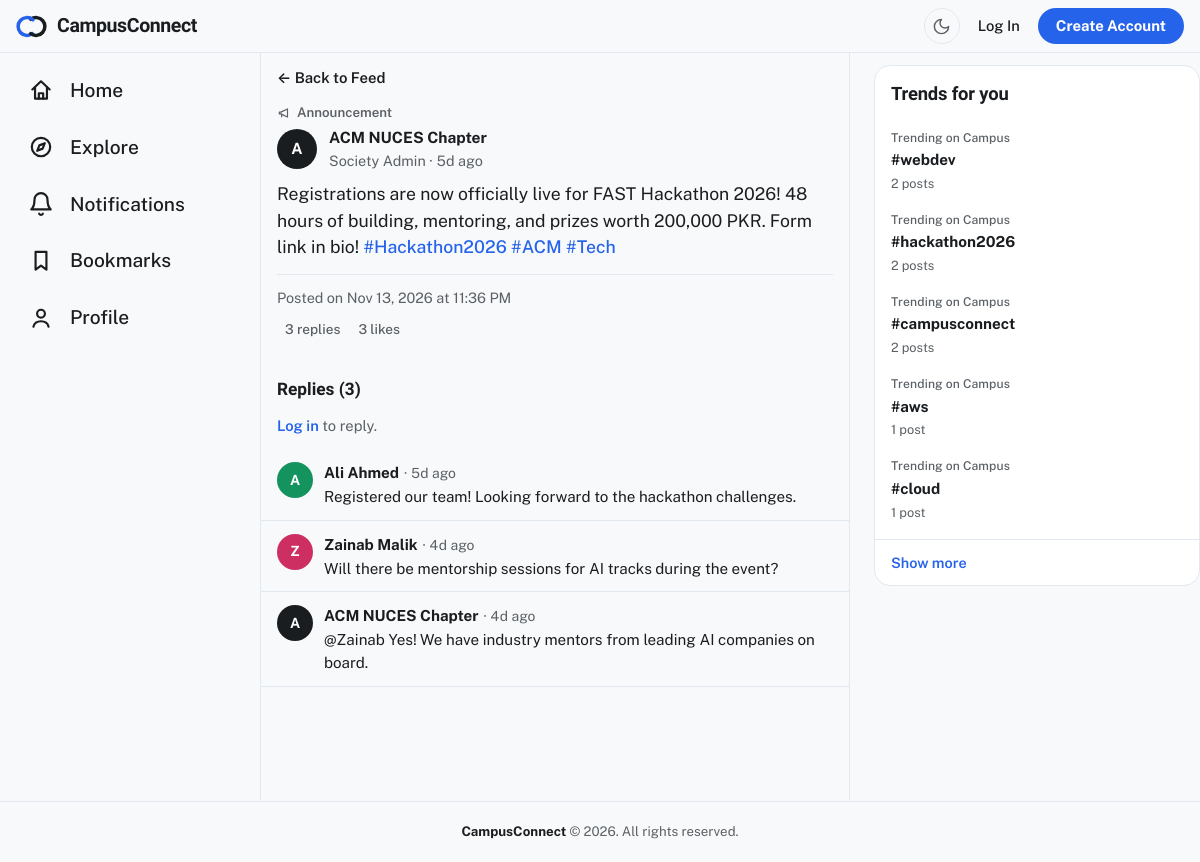
/post.php?id=2, run on the app's committed database.
### tables this page shows
CREATE TABLE IF NOT EXISTS posts (
    id INT AUTO_INCREMENT PRIMARY KEY,
    user_id INT NOT NULL,
    content TEXT NOT NULL,
    is_announcement TINYINT(1) NOT NULL DEFAULT 0,
    created_at TIMESTAMP DEFAULT CURRENT_TIMESTAMP,
    updated_at TIMESTAMP DEFAULT CURRENT_TIMESTAMP ON UPDATE CURRENT_TIMESTAMP,
    deleted_at TIMESTAMP NULL DEFAULT NULL,
    CONSTRAINT fk_posts_user FOREIGN KEY (user_id) REFERENCES users(id) ON DELETE CASCADE,
    INDEX idx_posts_user_id (user_id),
    INDEX idx_posts_created_at (created_at DESC)
);

CREATE TABLE IF NOT EXISTS users (
    id INT AUTO_INCREMENT PRIMARY KEY,
    name VARCHAR(255) NOT NULL,
    email VARCHAR(255) UNIQUE NOT NULL,
    password_hash VARCHAR(255) NOT NULL,
    role ENUM('student', 'society_admin', 'system_admin') DEFAULT 'student',
    bio TEXT DEFAULT NULL,
    cover_style VARCHAR(20) NOT NULL DEFAULT 'signature',
    created_at TIMESTAMP DEFAULT CURRENT_TIMESTAMP
);

CREATE TABLE IF NOT EXISTS replies (
    id INT AUTO_INCREMENT PRIMARY KEY,
    post_id INT NOT NULL,
    user_id INT NOT NULL,
    content TEXT NOT NULL,
    created_at TIMESTAMP DEFAULT CURRENT_TIMESTAMP,
    updated_at TIMESTAMP DEFAULT CURRENT_TIMESTAMP ON UPDATE CURRENT_TIMESTAMP,
    deleted_at TIMESTAMP NULL DEFAULT NULL,
    CONSTRAINT fk_replies_post FOREIGN KEY (post_id) REFERENCES posts(id) ON DELETE CASCADE,
    CONSTRAINT fk_replies_user FOREIGN KEY (user_id) REFERENCES users(id) ON DELETE CASCADE,
    INDEX idx_replies_post_id (post_id),
    INDEX idx_replies_created_at (created_at)
);

CREATE TABLE IF NOT EXISTS hashtags (
    id INT AUTO_INCREMENT PRIMARY KEY,
    tag VARCHAR(100) UNIQUE NOT NULL,
    created_at TIMESTAMP DEFAULT CURRENT_TIMESTAMP
);

### post.php (the view, shortened to what the rows shown need)
<?php
require_once 'classes/Post.php';
require_once 'classes/Reply.php';
require_once 'classes/Bookmark.php';
require_once 'classes/Report.php';
require_once 'includes/social_widgets.php';
require_once 'includes/header.php';
$db = Database::getInstance()->getConnection();
$postId = (int)($_GET['id'] ?? 0);
$post = false;
$replies = [];
$isBookmarked = false;
if ($postId > 0) {
    $postModel = new Post($db);
    $viewerId = $currentUser ? (int)$currentUser['id'] : 0;
    $post = $postModel->getById($postId, $viewerId);
    if ($post) {
        $replyModel = new Reply($db);
        $replyTotal = (int)$post['reply_count'];
        $replyPage = clampPage((int)($_GET['rpage'] ?? 1), $replyTotal, 100);
        $replies = $replyModel->getByPostId($postId, 100, ($replyPage - 1) * 100);
    }
}
$isOwner = $post && $currentUser && (int)$post['user_id'] === (int)$currentUser['id'];
$canDelete = $isOwner || Auth::can('post.delete_any');
$isReported = false;
?>
<div class="layout-3col">
    <div class="col-main">
    <?php if (!$post): ?>
        <div class="empty-state" style="margin-top: 1rem;">
            <span class="empty-icon"><svg viewBox="0 0 24 24" fill="none" stroke="currentColor" stroke-width="1.7" stroke-linecap="round" stroke-linejoin="round" aria-hidden="true"><circle cx="11" cy="11" r="6.5"/><path d="m16 16 4.5 4.5"/></svg></span>
            <h4 class="empty-title">Post not found</h4>
            <p class="empty-text">
                This post may have been deleted, or the link is incorrect.
            </p>
        </div>
    <?php else: ?>
        <?php
            $authorInitial = strtoupper(mb_substr(trim($post['author_name']), 0, 1, 'UTF-8'));
            $createdFormatted = Post::formatDbDate($post['created_at'], 'M j, Y \a\t g:i A');
        ?>
        <?php $detailIsAnnouncement = !empty($post['is_announcement']); ?>
        <div class="detail-card">
            <?php if ($detailIsAnnouncement): ?>
                <div class="announce-line"><svg viewBox="0 0 24 24" fill="none" stroke="currentColor" stroke-width="2" stroke-linecap="round" stroke-linejoin="round" aria-hidden="true"><path d="M4 10.5v3h2.5L18 19V5L6.5 10.5H4Z"/><path d="M8 14v4.5"/></svg>Announcement</div>
            <?php endif; ?>
            <div class="detail-head">
                <span class="avatar-md<?= avatarToneClass((int)$post['user_id'], (string)($post['author_role'] ?? '')) ?>"><?= htmlspecialchars($authorInitial) ?></span>
                <div>
                    <div class="detail-author">
                        <?= htmlspecialchars($post['author_name']) ?>
                    </div>
                    <div class="detail-meta">
                        <?= htmlspecialchars(Authorization::displayLabel($post['author_role'] ?? 'student')) ?> &middot; <?= htmlspecialchars($post['time_ago']) ?>
                    </div>
                </div>
            </div>
            <p class="detail-content"><?= Hashtag::renderHashtagLinks(htmlspecialchars($post['content'])) ?></p>
            <div class="detail-foot">
                Posted on <?= htmlspecialchars($createdFormatted) ?>
            </div>
            <?php if ($currentUser): ?>
                <div class="detail-actions">
                    <span class="action-stat"><svg viewBox="0 0 24 24" fill="none" stroke="currentColor" stroke-width="1.8" stroke-linecap="round" stroke-linejoin="round" aria-hidden="true"><path d="M21 11.5a8.38 8.38 0 0 1-.9 3.8 8.5 8.5 0 0 1-7.6 4.7 8.38 8.38 0 0 1-3.8-.9L3 21l1.9-5.7a8.38 8.38 0 0 1-.9-3.8 8.5 8.5 0 0 1 4.7-7.6 8.38 8.38 0 0 1 3.8-.9h.5a8.48 8.48 0 0 1 8 8v.5Z"/></svg><?= (int)($post['reply_count'] ?? 0) ?> repl<?= ((int)($post['reply_count'] ?? 0) === 1) ? 'y' : 'ies' ?></span>
                    <button type="button" class="action-like <?= !empty($post['is_liked']) ? 'is-liked' : '' ?>" data-like-toggle data-post-id="<?= (int)$post['id'] ?>" aria-pressed="<?= !empty($post['is_liked']) ? 'true' : 'false' ?>"><span class="sr-only">Like</span><span class="action-ic"><svg viewBox="0 0 24 24" fill="<?= !empty($post['is_liked']) ? '#e0245e' : 'none' ?>" stroke="currentColor" stroke-width="1.8" stroke-linecap="round" stroke-linejoin="round" aria-hidden="true"><path d="M19 14c1.49-1.46 3-3.21 3-5.5A5.5 5.5 0 0 0 16.5 3c-1.76 0-3 .5-4.5 2-1.5-1.5-2.74-2-4.5-2A5.5 5.5 0 0 0 2 8.5c0 2.3 1.5 4.05 3 5.5l7 7Z"/></svg></span><span class="like-count"><?= (int)($post['like_count'] ?? 0) ?></span></button>
                    <span class="spacer" style="flex: 1;"></span>
                    <button type="button" class="btn-bookmark<?= $isBookmarked ? ' is-bookmarked' : '' ?>" data-bookmark-toggle data-bookmarked="<?= $isBookmarked ? '1' : '0' ?>" aria-pressed="<?= $isBookmarked ? 'true' : 'false' ?>" data-post-id="<?= (int)$post['id'] ?>"><?= $isBookmarked ? 'Saved' : 'Save' ?></button>
                    <?php if ($isOwner): ?>
                        <button type="button" class="btn-text" onclick="toggleDetailEdit()">Edit</button>
                    <?php endif; ?>
                    <?php if ($canDelete):  ?>
                        <form method="POST" action="post_action.php" class="inline-form js-confirm-delete" data-confirm-title="Delete Post" data-confirm-message="Are you sure you want to delete this post? This action cannot be undone." data-confirm-btn="Delete">
                            <?= Csrf::field() ?>
                            <input type="hidden" name="action" value="delete">
                            <input type="hidden" name="post_id" value="<?= (int)$post['id'] ?>">
                            <button type="submit" class="btn-text btn-text-danger">Delete</button>
                        </form>
                    <?php endif; ?>
                    <?php if ($currentUser && !$isOwner && Auth::can('report.create')): ?>
                        <?php if ($isReported): ?>
                            <span class="btn-text" style="opacity: 0.6; cursor: default; display: inline-flex; align-items: center; gap: 4px;" title="You have reported this post">
                                <svg viewBox="0 0 24 24" fill="none" stroke="currentColor" stroke-width="2" width="14" height="14"><path d="M4 15s1-1 4-1 5 2 8 2 4-1 4-1V3s-1 1-4 1-5-2-8-2-4 1-4 1z"/><line x1="4" y1="22" x2="4" y2="15"/></svg>
                                Reported
                            </span>
                        <?php else: ?>
                            <button type="button" class="btn-text" onclick="openReportModal(<?= (int)$post['id'] ?>)" style="display: inline-flex; align-items: center; gap: 4px;">
                                <svg viewBox="0 0 24 24" fill="none" stroke="currentColor" stroke-width="2" width="14" height="14"><path d="M4 15s1-1 4-1 5 2 8 2 4-1 4-1V3s-1 1-4 1-5-2-8-2-4 1-4 1z"/><line x1="4" y1="22" x2="4" y2="15"/></svg>
                                Report
                            </button>
                        <?php endif; ?>
                    <?php endif; ?>
                </div>
            <?php else: ?>
                <div class="detail-actions">
                    <span class="action-stat"><?= (int)($post['reply_count'] ?? 0) ?> repl<?= ((int)($post['reply_count'] ?? 0) === 1) ? 'y' : 'ies' ?></span>
                    <span class="action-stat"><?= (int)($post['like_count'] ?? 0) ?> <?= ((int)($post['like_count'] ?? 0) === 1) ? 'like' : 'likes' ?></span>
                </div>
            <?php endif; ?>
        </div>
        <h3 class="section-title">
            Replies (<?= count($replies) ?>)
        </h3>
        <?php if ($currentUser): ?>
            <div class="compose-card">
                <form method="POST" action="reply_action.php" id="reply-form">
                    <?= Csrf::field() ?>
                    <input type="hidden" name="action" value="create">
                    <input type="hidden" name="post_id" value="<?= (int)$post['id'] ?>">
                    <div class="compose-flex">
                        <span class="avatar-md<?= avatarToneClass((int)$currentUser['id'], (string)$currentUser['role']) ?>"><?= htmlspecialchars(strtoupper(mb_substr(trim($currentUser['name']), 0, 1, 'UTF-8'))) ?></span>
                        <textarea id="reply-content" class="form-control" name="content" aria-label="Write a reply" rows="3" maxlength="280" placeholder="Write a reply..."></textarea>
                    </div>
                    <div class="compose-row">
                        <span id="reply-counter" class="char-counter">0 / 280</span>
                        <button type="submit" id="reply-submit" class="btn-primary" disabled>Reply</button>
                    </div>
                </form>
            </div>
            <script>
                (function () {
                    var textarea = document.getElementById('reply-content');
                    var counter = document.getElementById('reply-counter');
                    var submit = document.getElementById('reply-submit');
                    var MAX = 280;
                    function refreshCounter() {
                        var len = textarea.value.trim().length;
                        counter.textContent = len + ' / ' + MAX;
                        var invalid = len === 0 || len > MAX;
                        counter.style.color = len > MAX ? '#D92D20' : '#536471';
                        submit.disabled = invalid;
                    }
                    textarea.addEventListener('input', refreshCounter);
                    refreshCounter();
                })();
            </script>
        <?php else: ?>
            <p class="login-to-reply">
                <a href="login.php">Log in</a> to reply.
            </p>
        <?php endif; ?>
        <?php if (empty($replies)): ?>
            <p class="login-to-reply">No replies yet. Be the first to reply.</p>
        <?php else: ?>
            <?php foreach ($replies as $reply): ?>
                <?php
                    $replyInitial = strtoupper(mb_substr(trim($reply['author_name']), 0, 1, 'UTF-8'));
                ?>
                <div class="reply-card">
                    <span class="avatar-sm<?= avatarToneClass((int)$reply['user_id'], (string)($reply['author_role'] ?? '')) ?>"><?= htmlspecialchars($replyInitial) ?></span>
                    <div class="reply-body">
                        <div class="reply-head">
                            <a class="reply-author" href="profile.php?id=<?= (int)$reply['user_id'] ?>"><?= htmlspecialchars($reply['author_name']) ?></a>
                            <span class="reply-time">&middot; <?= htmlspecialchars($reply['time_ago'] ?? Post::formatDbDate($reply['created_at'], 'M j, g:i A')) ?></span>
                        </div>
                        <p class="reply-content"><?= Hashtag::renderHashtagLinks(htmlspecialchars($reply['content'])) ?></p>
                    </div>
                </div>
            <?php endforeach; ?>
        <?php endif; ?>
    <?php endif; ?>
    </div>
    <div class="col-side">
        <?php renderTrendingHashtagsWidget($db); ?>
    </div>
</div>
<?php require_once 'includes/footer.php'; ?>

### includes/social_widgets.php (shortened to what the rows shown need)
<?php
require_once __DIR__ . '/../classes/Hashtag.php';
function renderTrendingHashtagsWidget(PDO $db, int $limit = 5): void {
    require_once __DIR__ . '/../classes/Hashtag.php';
    $hashtagModel = new Hashtag($db);
    $trending = $hashtagModel->getTrending($limit);
    echo '<div class="widget">';
    if (empty($trending)) {
        echo '<p class="widget-empty">No trending topics yet.</p>';
    } else {
        foreach ($trending as $item) {
            echo '<div class="trending-row">';
            echo '<a href="explore.php?tag=' . urlencode($item['tag']) . '" class="trending-link">';
            echo '<span class="trending-sub">Trending on Campus</span>';
            echo '<span class="trending-tag">#' . htmlspecialchars($item['tag']) . '</span>';
            echo '<span class="trending-count">' . (int)$item['post_count'] . ' ' . pluralize((int)$item['post_count'], 'post') . '</span>';
            echo '</a>';
            echo '</div>';
        }
    }
    echo '</div>';
}
function clampPage(int $page, int $total, int $perPage): int {
    return min(max(1, $page), max(1, (int)ceil($total / max(1, $perPage))));
}

### data on the page
posts: user.name "A", user.name "ACM NUCES Chapter", user.role "Society Admin", content "Registrations are now officially live for FAST Hackathon 2026! 48 hours of building, mentoring, and prizes worth 200,000 PKR. Form link in bio!", created_at "Nov 13, 2026 at 11:36 PM"
replies: user.name "A", user.name "Ali Ahmed", time_ago "5d ago", content "Registered our team! Looking forward to the hackathon challenges."
replies: user.name "Z", user.name "Zainab Malik", time_ago "4d ago", content "Will there be mentorship sessions for AI tracks during the event?"
replies: user.name "A", user.name "ACM NUCES Chapter", time_ago "4d ago", content "@Zainab Yes! We have industry mentors from leading AI companies on board."
hashtags: tag "webdev", post_count "2", post_count "posts"
hashtags: tag "hackathon2026", post_count "2", post_count "posts"
hashtags: tag "campusconnect", post_count "2", post_count "posts"
hashtags: tag "aws", post_count "1", post_count "post"
hashtags: tag "cloud", post_count "1", post_count "post"

### other printed values
$label "Home"
$label "Explore"
$label "Notifications"
$label "Bookmarks"
$label "Profile"
$post['time_ago'] "5d ago"
$rawTag "Hackathon2026 ACM Tech"
$post['reply_count'] "3"
$post['like_count'] "3"
count($replies) "3"
